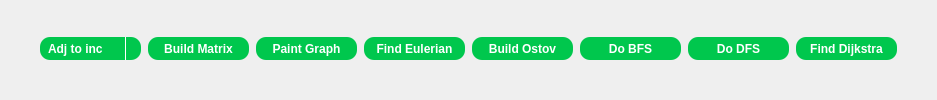
        <widget class="QWidget" name="page_3">
         <layout class="QHBoxLayout" name="horizontalLayout_2">
          <property name="spacing">
           <number>7</number>
          </property>
          <property name="leftMargin">
           <number>0</number>
          </property>
          <property name="topMargin">
           <number>0</number>
          </property>
          <property name="rightMargin">
           <number>0</number>
          </property>
          <property name="bottomMargin">
           <number>3</number>
          </property>
          <item>
           <spacer name="horizontalSpacer_3">
            <property name="orientation">
             <enum>Qt::Horizontal</enum>
            </property>
            <property name="sizeHint" stdset="0">
             <size>
              <width>40</width>
              <height>20</height>
             </size>
            </property>
           </spacer>
          </item>
          <item>
           <widget class="QComboBox" name="comboBox_3">
            <property name="minimumSize">
             <size>
              <width>101</width>
              <height>23</height>
             </size>
            </property>
            <property name="font">
             <font>
              <pointsize>9</pointsize>
              <weight>75</weight>
              <bold>true</bold>
             </font>
            </property>
            <property name="styleSheet">
             <string notr="true">QComboBox::drop-down{
    subcontrol-origin: padding;
    subcontrol-position: top right;
    width: 15px;

    border-left-width: 1px;
    border-left-color: white;
    border-left-style: solid; /* just a single line */
    border-top-right-radius: 3px; /* same radius as the QComboBox */
    border-bottom-right-radius: 3px;
}
QComboBox{
    border: 0px solid gray;
    border-radius: 10px;
    padding: 0 8px;
    background-color:rgb(0,199,77);
	color:#ffffff;
}

QComboBox:hover {
	background-color:rgb(0,170,64);
}

QComboBox QAbstractItemView {
    border: 0px solid gray;
    padding: 0 4px;
    background-color:rgb(0,199,77);
	color:#ffffff;
}</string>
            </property>
            <item>
             <property name="text">
              <string>Adj to inc</string>
             </property>
            </item>
            <item>
             <property name="text">
              <string>Inc to adj</string>
             </property>
            </item>
           </widget>
          </item>
          <item>
           <widget class="QPushButton" name="build_matrix">
            <property name="minimumSize">
             <size>
              <width>101</width>
              <height>23</height>
             </size>
            </property>
            <property name="font">
             <font>
              <pointsize>9</pointsize>
              <weight>75</weight>
              <bold>true</bold>
             </font>
            </property>
            <property name="styleSheet">
             <string notr="true">QPushButton {
    border: 0px solid gray;
    border-radius: 10px;
    padding: 0 8px;
    background-color:rgb(0,199,77);
	color:#ffffff;
}

QPushButton:hover {
	background-color:rgb(0,170,64);
}</string>
            </property>
            <property name="text">
             <string>Build Matrix</string>
            </property>
            <property name="shortcut">
             <string>F1</string>
            </property>
           </widget>
          </item>
          <item>
           <widget class="QPushButton" name="paint_graph">
            <property name="minimumSize">
             <size>
              <width>101</width>
              <height>23</height>
             </size>
            </property>
            <property name="font">
             <font>
              <pointsize>9</pointsize>
              <weight>75</weight>
              <bold>true</bold>
             </font>
            </property>
            <property name="styleSheet">
             <string notr="true">QPushButton {
    border: 0px solid gray;
    border-radius: 10px;
    padding: 0 8px;
    background-color:rgb(0,199,77);
	color:#ffffff;
}

QPushButton:hover {
	background-color:rgb(0,170,64);
}</string>
            </property>
            <property name="text">
             <string>Paint Graph</string>
            </property>
            <property name="shortcut">
             <string>F2</string>
            </property>
           </widget>
          </item>
          <item>
           <widget class="QPushButton" name="build_eulerian">
            <property name="minimumSize">
             <size>
              <width>101</width>
              <height>23</height>
             </size>
            </property>
            <property name="font">
             <font>
              <pointsize>9</pointsize>
              <weight>75</weight>
              <bold>true</bold>
             </font>
            </property>
            <property name="styleSheet">
             <string notr="true">QPushButton {
    border: 0px solid gray;
    border-radius: 10px;
    padding: 0 8px;
    background-color:rgb(0,199,77);
	color:#ffffff;
}

QPushButton:hover {
	background-color:rgb(0,170,64);
}</string>
            </property>
            <property name="text">
             <string>Find Eulerian</string>
            </property>
            <property name="shortcut">
             <string>F3</string>
            </property>
           </widget>
          </item>
          <item>
           <widget class="QPushButton" name="build_ostov">
            <property name="minimumSize">
             <size>
              <width>101</width>
              <height>23</height>
             </size>
            </property>
            <property name="font">
             <font>
              <pointsize>9</pointsize>
              <weight>75</weight>
              <bold>true</bold>
             </font>
            </property>
            <property name="styleSheet">
             <string notr="true">QPushButton {
    border: 0px solid gray;
    border-radius: 10px;
    padding: 0 8px;
    background-color:rgb(0,199,77);
	color:#ffffff;
}

QPushButton:hover {
	background-color:rgb(0,170,64);
}</string>
            </property>
            <property name="text">
             <string>Build Ostov</string>
            </property>
            <property name="shortcut">
             <string>F4</string>
            </property>
           </widget>
          </item>
          <item>
           <widget class="QPushButton" name="build_bfs">
            <property name="minimumSize">
             <size>
              <width>101</width>
              <height>23</height>
             </size>
            </property>
            <property name="font">
             <font>
              <pointsize>9</pointsize>
              <weight>75</weight>
              <bold>true</bold>
             </font>
            </property>
            <property name="toolTip">
             <string>&lt;html&gt;&lt;head/&gt;&lt;body&gt;&lt;p&gt;Breadth-first search&lt;/p&gt;&lt;/body&gt;&lt;/html&gt;</string>
            </property>
            <property name="styleSheet">
             <string notr="true">QPushButton {
    border: 0px solid gray;
    border-radius: 10px;
    padding: 0 8px;
    background-color:rgb(0,199,77);
	color:#ffffff;
}

QPushButton:hover {
	background-color:rgb(0,170,64);
}</string>
            </property>
            <property name="text">
             <string>Do BFS</string>
            </property>
            <property name="shortcut">
             <string>F5</string>
            </property>
           </widget>
          </item>
          <item>
           <widget class="QPushButton" name="build_dfs">
            <property name="minimumSize">
             <size>
              <width>101</width>
              <height>23</height>
             </size>
            </property>
            <property name="font">
             <font>
              <pointsize>9</pointsize>
              <weight>75</weight>
              <bold>true</bold>
             </font>
            </property>
            <property name="toolTip">
             <string>&lt;html&gt;&lt;head/&gt;&lt;body&gt;&lt;p&gt;Depth-first search&lt;/p&gt;&lt;/body&gt;&lt;/html&gt;</string>
            </property>
            <property name="styleSheet">
             <string notr="true">QPushButton {
    border: 0px solid gray;
    border-radius: 10px;
    padding: 0 8px;
    background-color:rgb(0,199,77);
	color:#ffffff;
}

QPushButton:hover {
	background-color:rgb(0,170,64);
}</string>
            </property>
            <property name="text">
             <string>Do DFS</string>
            </property>
            <property name="shortcut">
             <string>F6</string>
            </property>
           </widget>
          </item>
          <item>
           <widget class="QPushButton" name="find_dijkstra">
            <property name="minimumSize">
             <size>
              <width>101</width>
              <height>23</height>
             </size>
            </property>
            <property name="font">
             <font>
              <pointsize>9</pointsize>
              <weight>75</weight>
              <bold>true</bold>
             </font>
            </property>
            <property name="toolTip">
             <string>&lt;html&gt;&lt;head/&gt;&lt;body&gt;&lt;p&gt;Depth-first search&lt;/p&gt;&lt;/body&gt;&lt;/html&gt;</string>
            </property>
            <property name="styleSheet">
             <string notr="true">QPushButton {
    border: 0px solid gray;
    border-radius: 10px;
    padding: 0 8px;
    background-color:rgb(0,199,77);
	color:#ffffff;
}

QPushButton:hover {
	background-color:rgb(0,170,64);
}</string>
            </property>
            <property name="text">
             <string>Find Dijkstra</string>
            </property>
            <property name="shortcut">
             <string>F7</string>
            </property>
           </widget>
          </item>
          <item>
           <spacer name="horizontalSpacer_4">
            <property name="orientation">
             <enum>Qt::Horizontal</enum>
            </property>
            <property name="sizeHint" stdset="0">
             <size>
              <width>40</width>
              <height>20</height>
             </size>
            </property>
           </spacer>
          </item>
         </layout>
        </widget>
